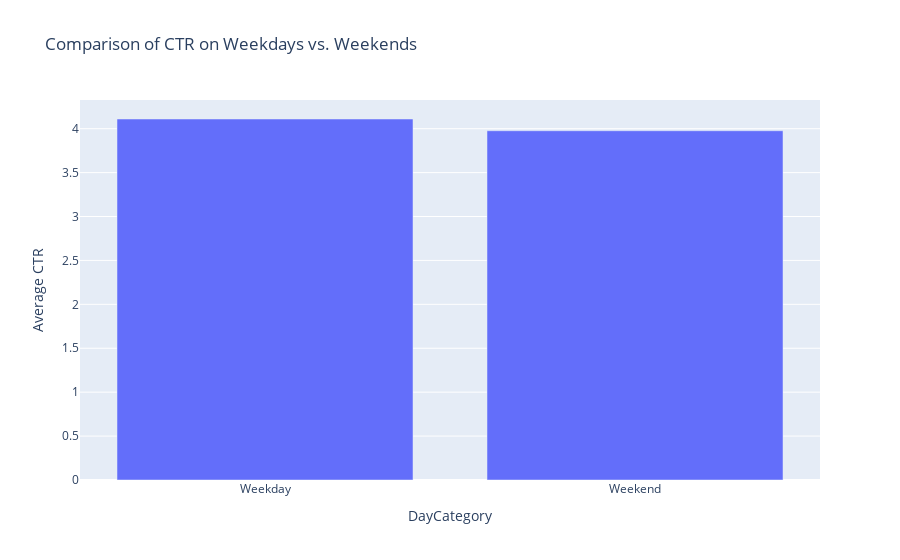

The notebook cell saved with this chart:
### Code cell
#Customize the layout
fig.update_layout(yaxis_title='Average CTR')

### Figure 1 — Plotly figure (JSON) as saved in the notebook; plotly's stock layout.template omitted (floating-point values rounded to 4 significant figures)
{"data": [{"alignmentgroup": "True", "hovertemplate": "DayCategory=%{x}<br>Average CTR=%{y}<extra></extra>", "legendgroup": "", "marker": {"color": "#636efa", "pattern": {"shape": ""}}, "name": "", "offsetgroup": "", "orientation": "v", "showlegend": false, "textposition": "auto", "type": "bar", "x": ["Weekday", "Weekend"], "xaxis": "x", "y": [4.11, 3.977], "yaxis": "y"}], "layout": {"barmode": "relative", "legend": {"tracegroupgap": 0}, "title": {"text": "Comparison of CTR on Weekdays vs. Weekends"}, "xaxis": {"anchor": "y", "domain": [0, 1], "title": {"text": "DayCategory"}}, "yaxis": {"anchor": "x", "domain": [0, 1], "title": {"text": "Average CTR"}}}}
